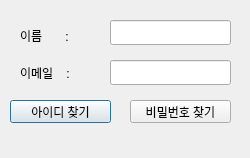
<?xml version="1.0" encoding="UTF-8"?>
<ui version="4.0">
 <class>Dialog</class>
 <widget class="QDialog" name="Dialog">
  <property name="geometry">
   <rect>
    <x>0</x>
    <y>0</y>
    <width>250</width>
    <height>158</height>
   </rect>
  </property>
  <property name="windowTitle">
   <string>Dialog</string>
  </property>
  <widget class="QLabel" name="label_5">
   <property name="geometry">
    <rect>
     <x>20</x>
     <y>65</y>
     <width>71</width>
     <height>16</height>
    </rect>
   </property>
   <property name="text">
    <string>이메일    :</string>
   </property>
  </widget>
  <widget class="QPushButton" name="pushButton">
   <property name="geometry">
    <rect>
     <x>10</x>
     <y>100</y>
     <width>101</width>
     <height>23</height>
    </rect>
   </property>
   <property name="text">
    <string>아이디 찾기</string>
   </property>
  </widget>
  <widget class="QLabel" name="label">
   <property name="geometry">
    <rect>
     <x>20</x>
     <y>26</y>
     <width>71</width>
     <height>20</height>
    </rect>
   </property>
   <property name="text">
    <string>이름       :</string>
   </property>
  </widget>
  <widget class="QLineEdit" name="name_edit">
   <property name="geometry">
    <rect>
     <x>110</x>
     <y>20</y>
     <width>121</width>
     <height>25</height>
    </rect>
   </property>
   <property name="echoMode">
    <enum>QLineEdit::Normal</enum>
   </property>
  </widget>
  <widget class="QLineEdit" name="email_edit">
   <property name="geometry">
    <rect>
     <x>110</x>
     <y>60</y>
     <width>121</width>
     <height>25</height>
    </rect>
   </property>
   <property name="echoMode">
    <enum>QLineEdit::Normal</enum>
   </property>
  </widget>
  <widget class="QPushButton" name="pushButton_2">
   <property name="geometry">
    <rect>
     <x>130</x>
     <y>100</y>
     <width>101</width>
     <height>23</height>
    </rect>
   </property>
   <property name="text">
    <string>비밀번호 찾기</string>
   </property>
  </widget>
  <widget class="QLabel" name="label_6">
   <property name="geometry">
    <rect>
     <x>10</x>
     <y>130</y>
     <width>221</width>
     <height>20</height>
    </rect>
   </property>
   <property name="text">
    <string/>
   </property>
  </widget>
 </widget>
 <resources/>
 <connections/>
</ui>
